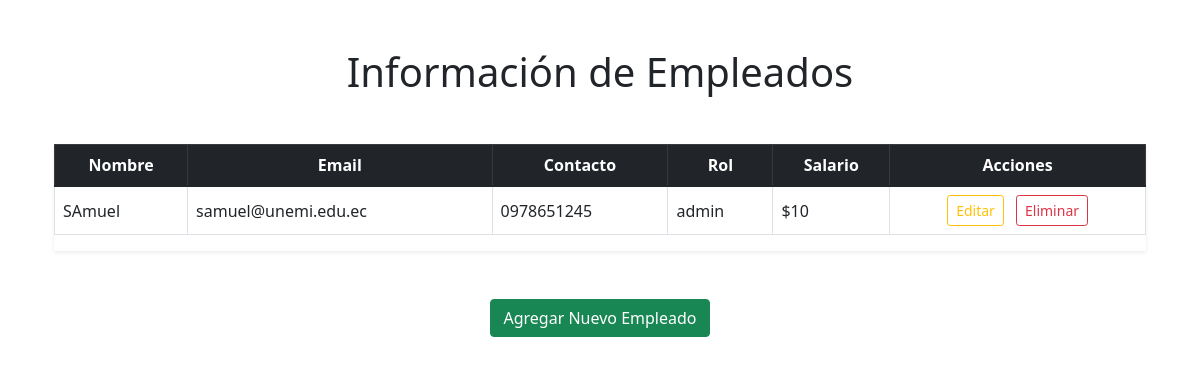
Before: / with the older database file.
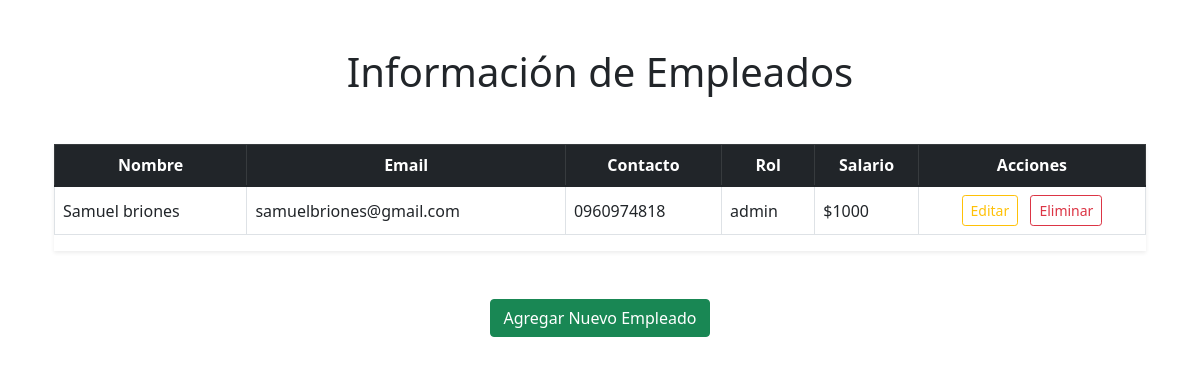
After: the same page with the newer database file.
### employee/models.py (models this page shows, shortened)
class Employee(models.Model):
    emp_name = models.CharField(max_length=200)
    emp_email = models.EmailField()
    emp_contact = models.CharField(max_length=20)
    emp_role = models.CharField(max_length=200)
    emp_salary = models.IntegerField()
    id = models.UUIDField(default=uuid.uuid4, unique=True, primary_key=True, editable=False)

### employee/views.py (the view)
# urls.py: path('', views.employees_list, name='employees-list'),
def employees_list(request):
    employees = Employee.objects.all()
    context = {
        'employees': employees,
    }
    return render(request, 'CRUB/list.html', context)

### employee/templates/CRUB/list.html (shortened to what this page needs)
{% extends 'base.html' %}
{% block content %}
<div class="container py-5">
    <h1 class="text-center mb-5">Información de Empleados</h1>
    {% if employees %}
        <div class="table-responsive shadow-sm">
            <table class="table table-hover table-bordered align-middle">
                <thead class="table-dark text-center">
                    <tr>
                        <th>Nombre</th>
                        <th>Email</th>
                        <th>Contacto</th>
                        <th>Rol</th>
                        <th>Salario</th>
                        <th>Acciones</th>
                    </tr>
                </thead>
                <tbody>
                    {% for emp in employees %}
                        <tr>
                            <td>{{ emp.emp_name }}</td>
                            <td>{{ emp.emp_email }}</td>
                            <td>{{ emp.emp_contact }}</td>
                            <td>{{ emp.emp_role }}</td>
                            <td>${{ emp.emp_salary }}</td>
                            <td class="text-center">
                                <a href="{% url 'edit-employee' emp.id %}" class="btn btn-sm btn-outline-warning me-2">
                                    Editar
                                </a>
                                <a href="{% url 'delete-employee' emp.id %}"
                                   class="btn btn-sm btn-outline-danger">
                                    Eliminar
                                </a>
                            </td>
                        </tr>
                    {% endfor %}
                </tbody>
            </table>
        </div>
    {% else %}
        <p class="text-center text-muted">No hay empleados registrados actualmente.</p>
    {% endif %}
    <div class="d-flex justify-content-center gap-3 mt-5">
        <a href="{% url 'create-employee' %}" class="btn btn-success">
            Agregar Nuevo Empleado
        </a>
    </div>
</div>
{% endblock content %}

Changed rows visible on the page:
removed Employee: emp_name "SAmuel", emp_email "samuel@unemi.edu.ec", emp_contact "0978651245", emp_role "admin", emp_salary "10"
added Employee: emp_name "Samuel briones", emp_email "samuelbriones@gmail.com", emp_contact "0960974818", emp_role "admin", emp_salary "1000"
